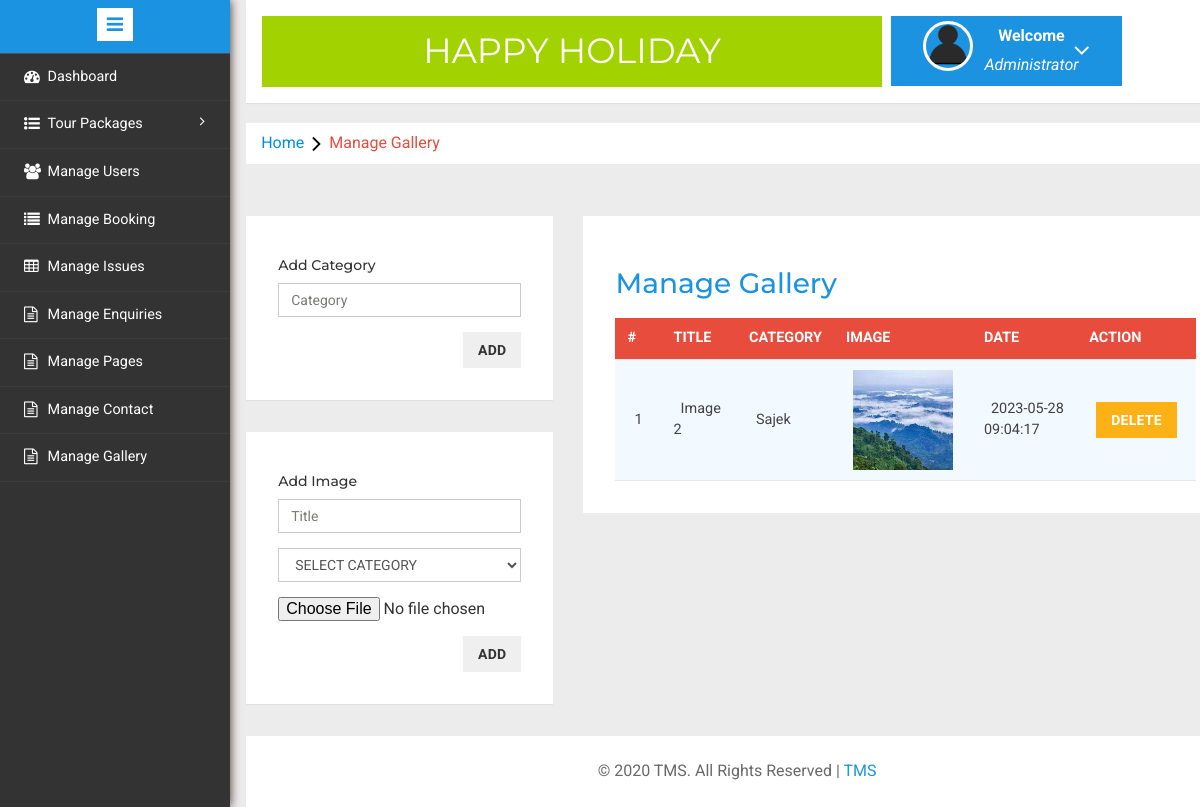
Page /admin/gallery.php (signed in) on the committed database.
### tables this page shows
CREATE TABLE `tblgallery` (
  `id` int NOT NULL,
  `imgtitle` varchar(255) NOT NULL,
  `imgcategory` varchar(255) NOT NULL,
  `galleryimage` varchar(255) NOT NULL,
  `adddate` datetime NOT NULL
);

CREATE TABLE `imagecategory` (
  `id` int NOT NULL,
  `categoryname` varchar(255) NOT NULL
);

### admin/gallery.php (the view, shortened to what this page needs)
<?php
include('includes/config.php');
if(strlen($_SESSION['alogin'])==0)
	{
header('location:index.php');
}
else{
	?>
<!DOCTYPE HTML>
<html>
<head>
<link href="css/bootstrap.min.css" rel='stylesheet' type='text/css' />
<link href="css/style.css" rel='stylesheet' type='text/css' />
<link rel="stylesheet" href="css/morris.css" type="text/css"/>
<link href="css/font-awesome.css" rel="stylesheet">
<link rel="stylesheet" type="text/css" href="css/table-style.css" />
<link rel="stylesheet" type="text/css" href="css/basictable.css" />
<link rel="stylesheet" href="css/icon-font.min.css" type='text/css' />
</head>
<body>
   <div class="page-container">
<div class="left-content">
	   <div class="mother-grid-inner">
				<?php include('includes/header.php');?>
				</div>
<ol class="breadcrumb">
                <li class="breadcrumb-item"><a href="index.html">Home</a><i class="fa fa-angle-right"></i>Manage Gallery</li>
            </ol>
            <div class="row">
            	<div class="col-md-4">
            		<div class="card agile-tables">
            			<h5>Add Category</h5>
            			<form class="form" method="POST">
            				<div class="form-group">
            					<input type="text" class="form-control" name="categoryName" placeholder="Category" required>
            				</div>
            				<div class="text-right">
            					<button class="btn btn-sucess" type="submit" name="submit13">Add</button>
            				</div>
            			</form>
            		</div>
            		<div class="card agile-tables">
            			<h5>Add Image</h5>
            			<form class="form" method="POST" enctype="multipart/form-data">
            				<div class="form-group">
            					<input type="text" class="form-control" name="imgtitle" placeholder="Title">
            				</div>
							<div class="form-group">
            					<select class="form-control" name="imgcategory">
								    <option value="" disabled selected>Select Category</option>
								    <?php
								        $sql = "SELECT * FROM imagecategory";
								        $query = $dbh->prepare($sql);
								        $query->execute();
								        $categories = $query->fetchAll(PDO::FETCH_ASSOC);
								    ?>
								</select>
            				</div>
            				<div class="form-group">
							    <input type="file" name="galleryimage">
							</div>
            				<div class="text-right">
            					<button class="btn btn-sucess" type="submit" name="submit14">Add</button>
            				</div>
            			</form>
            		</div>
            	</div>
            	<div class="col-md-8">
            			<div class="agile-grids">
				<div class="agile-tables">
					<div class="w3l-table-info">
					  <h2>Manage Gallery</h2>
					    <table id="table">
						<thead>
						  <tr>
						  	<th>#</th>
							<th>Title</th>
							<th>Category</th>
							<th>Image</th>
							<th>Date</th>
							<th>Action</th>
						  </tr>
						</thead>
						<tbody>
<?php $sql = "SELECT * from tblgallery";
$query = $dbh -> prepare($sql);
$query->execute();
$results=$query->fetchAll(PDO::FETCH_OBJ);
$cnt=1;
if($query->rowCount() > 0)
{
foreach($results as $result)
{				?>
						  <tr>
							<td><?php echo htmlentities($cnt);?></td>
							<td><?php echo htmlentities($result->imgtitle);?></td>
							<td>
								<?php
								        $sql = "SELECT * FROM imagecategory";
								        $query = $dbh->prepare($sql);
								        $query->execute();
								        $categories = $query->fetchAll(PDO::FETCH_ASSOC);
								        foreach ($categories as $category) {
								        	if ($result->imgcategory == $category['id']) {
								            	echo $category['categoryname'];
								        	}
								        }
								    ?>
							</td>
							<td><img src="<?php echo PRODUCT_IMG_SITE_PATH."gallery-img/".htmlentities($result->galleryimage);?>" alt="img" style="height: 100px; width: 100px; object-fit: cover;"></td>
							<td><?php echo htmlentities($result->adddate);?></td>
							<td>
								<a href="?delete=<?php echo htmlentities($result->id);?>" class="btn btn-danger">Delete</a>
							</td>
						  </tr>
						 <?php $cnt=$cnt+1;} }?>
						</tbody>
					  </table>
					</div>
				  </div>
			</div>
            	</div>
            </div>
<?php include('includes/footer.php');?>
</div>
</div>
						<?php include('includes/sidebarmenu.php');?>
</body>
</html>
<?php } ?>

### admin/css/table-style.css (style rules this page uses)
table { background: white; border-collapse: collapse; margin: 1.25em 0 0; width: 100%; }
table tr, table th, table td { border: none; border-bottom: 1px solid #e8e8e8; font-size: .95em; }
table th, table td { padding: 10px 12px; text-align: left; }
table th { background: #e74c3c; color: #fff; text-transform: uppercase; }
table tr td { background: #f3faff; color: #424242; }
table { width: 100%; }

### rows in the picture
tblgallery: imgtitle "Image 2", galleryimage (picture), adddate "2023-05-28 09:04:17"
imagecategory: categoryname "Sajek"
